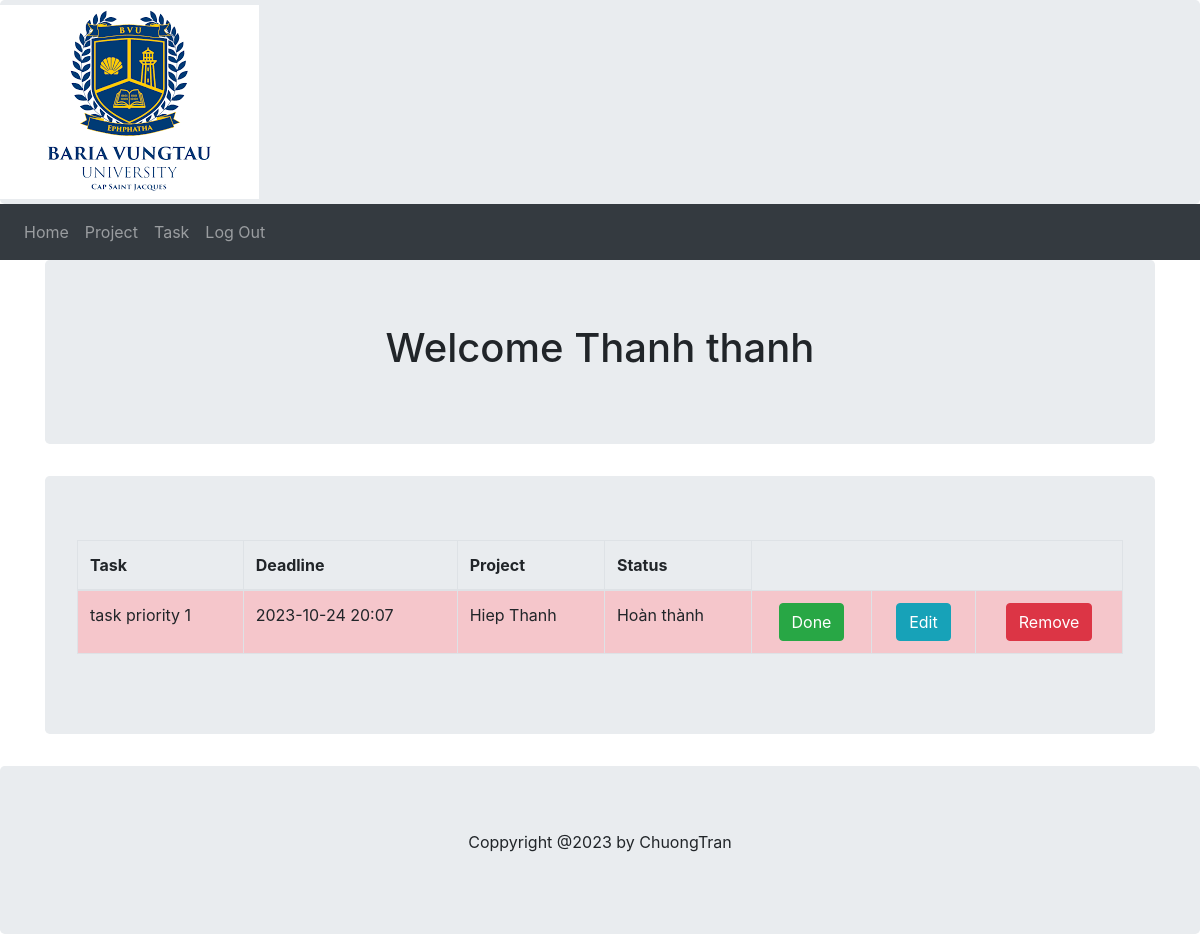
Page /userHome (signed in) on the committed database.
### models.py (models this page shows, shortened)
class User(db.Model):
    user_id = db.Column(db.Integer, Sequence('user_id_seq'), primary_key=True)
    first_name = db.Column(db.String(64), index=True, nullable=False)
    last_name = db.Column(db.String(64), index=True, nullable=False)
    email = db.Column(db.String(120), index=True, unique=True, nullable=False)
    password_hash = db.Column(db.String(120), nullable=False)
    projects = db.relationship('Project', back_populates = 'user')

class Task(db.Model):
    task_id = db.Column(db.Integer, Sequence('task_id_seq'), primary_key=True)
    description = db.Column(db.String(255), nullable=False)
    isCompleted = db.Column(db.Boolean, default=False)
    deadline = db.Column(db.DateTime, nullable=True)
    project_id = db.Column(db.Integer, ForeignKey('project.project_id', name='fk_task_project'))
    project = db.relationship('Project', back_populates='tasks')
    priority_id = db.Column(db.Integer, ForeignKey('priority.priority_id', name='fk_task_priority'))
    priority = db.relationship('Priority', back_populates='tasks')
    status_id = db.Column(db.Integer, ForeignKey('status.status_id', name='fk_task_status'))
    status = db.relationship('Status', back_populates='tasks')
    def getPriorityClass(self):
        if (self.priority_id == 1):
            return "table-danger"
        elif (self.priority_id == 2):
            return "table-warning"
        elif (self.priority_id == 3):
            return "table-info"
        else:
            return "table-primary"

class Project(db.Model):
    project_id = db.Column(db.Integer, Sequence('project_id_seq'), primary_key=True)
    name = db.Column(db.String(255), nullable=False)
    description = db.Column(db.String(255), nullable=False)
    deadline = db.Column(db.DateTime, nullable=False)
    tasks = db.relationship('Task', back_populates='project', cascade='all, delete-orphan')
    user_id = db.Column(db.Integer, ForeignKey('user.user_id', name='fk_project_user'))
    user = db.relationship('User', back_populates='projects')
    status_id = db.Column(db.Integer, ForeignKey('status.status_id', name='fk_project_status'))
    status = db.relationship('Status', back_populates='projects')
    def __repr__(self):
        return '{}'.format(self.name)

class Status(db.Model):
    status_id = db.Column(db.Integer, Sequence('status_id_seq'), primary_key=True)
    description = db.Column(db.String(255), nullable=False)
    projects = db.relationship('Project', back_populates='status')
    tasks = db.relationship('Task', back_populates='status')
    def __repr__(self):
        return '{}'.format(self.description)

### main.py (the view)
@app.route('/userHome', methods=['GET', 'POST'])
def userHome():
    _user_id = session.get('user')
    if _user_id:
        user = db.session.query(models.User).filter_by(user_id=_user_id).first()
        projects = user.projects
        tasks = []
        for project in projects:
            tasks.extend(project.tasks)  # Gộp tất cả các nhiệm vụ từ các dự án thành một danh sách
        return render_template('userhome.html', user=user, projects=projects, tasks=tasks)
    else:
        return redirect('/')

### templates/userhome.html (shortened to what this page needs)
{% extends "userbase.html" %}
{% block content %}
    <div class="container">
        <div class="jumbotron text-center">
            <h1>Welcome {{ user.first_name }} {{ user.last_name }}</h1>
        </div>
        {% if tasks %}
        <div class="jumbotron">
            <table class="table table-striped table-bordered table-hover">
                <thead>
                    <tr>
                        <th>Task</th>
                        <th>Deadline</th>
                        <th>Project</th>
                        <th>Status</th>
                    </tr>
                </thead>
                <tbody>
                    {% for task in tasks %}
                        {% if task.isCompleted == False %}
                            <tr class="{{ task.getPriorityClass() }}">
                                <td>{{ task.description }}</td>
                                <td>{{ task.deadline.strftime('%Y-%m-%d %H:%M') }}</td>
                                <td>{{ task.project }}</td>
                                <td>{{ task.status }}</td>
                                <td class="text-center">
                                    <form action="/doneTask" method="post">
                                        <button type="submit" class="btn btn-success">Done</button>
                                    </form>
                                </td>
                                <td class="text-center">
                                    <form action="/editTask" method="post">
                                        <button type="submit" class="btn btn-info">Edit</button>
                                    </form>
                                </td>
                                <td class="text-center">
                                    <form action="/deleteTask" method="post">
                                        <button type="submit" class="btn btn-danger">Remove</button>
                                    </form>
                                </td>
                            </tr>
                        {% endif %}
                    {% endfor %}
                </tbody>
            </table>
        </div>
        {% endif %}
    </div>
{% endblock %}

### rows in the picture
User: first_name "Thanh", last_name "thanh"
Task: description "task priority 1", deadline "2023-10-24 20:07", project "Hiep Thanh", status "Hoàn thành"
